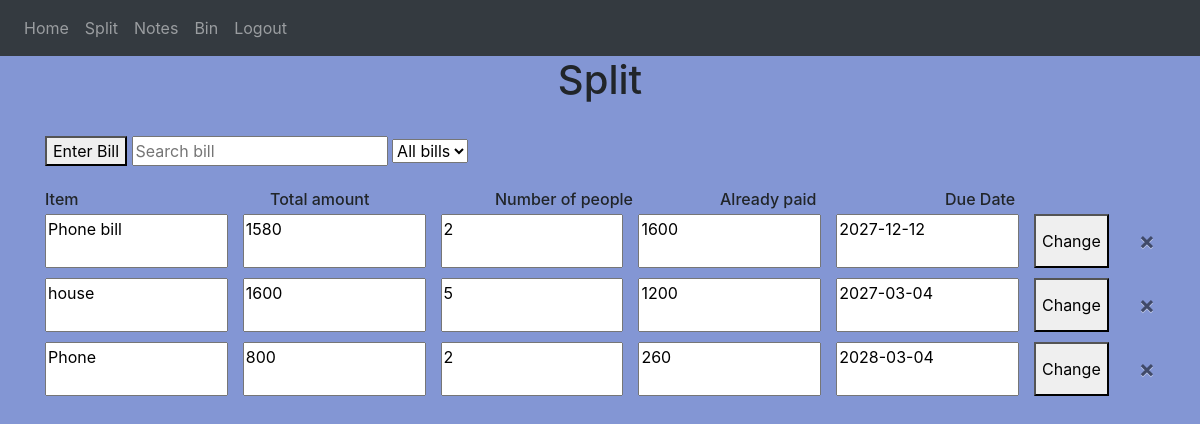
Screenshot of /split_items (signed in) with the database file from the repository.
### website/models.py (models this page shows)
class Split(db.Model):
    id=db.Column(db.Integer, primary_key=True)
    item=db.Column(db.String(10000))
    total_amount=db.Column(db.Integer)
    number_people=db.Column(db.Integer)
    budget=db.Column(db.Integer)
    user_id=db.Column(db.Integer, db.ForeignKey('user.id'))
    is_deleted=db.Column(db.Boolean, default=False)
    due_date = db.Column(db.Date, nullable=True)

### website/views.py (the view, shortened to what this page needs)
@views.route('/split_items', methods=['GET', 'POST'])
@login_required
def split_items():
    splits = Split.query.filter_by(user_id=current_user.id, is_deleted=False).all()
    return render_template('split_items.html', user=current_user, splits=splits)

### website/__init__.py (called while the page is built)
def create_app():
    app = Flask(__name__)
    app.config['SECRET_KEY'] = 'asdflkjsafh lksjgsalkhgs'
    app.config['SQLALCHEMY_DATABASE_URI'] = f'sqlite:///{DB_NAME}'
    db.init_app(app)
    from .views import views
    from .auth import auth
    app.register_blueprint(views, url_prefix='/')
    app.register_blueprint(auth, url_prefix='/')
    from .models import User, Note
    create_database(app)
    login_manager = LoginManager()
    login_manager.login_view = 'auth.login'
    login_manager.init_app(app)
    @login_manager.user_loader
    def load_user(id):
        return User.query.get(int(id))
    return app

### website/templates/split_items.html (shortened to what this page needs)
{% extends "base.html" %} {% block title %}Split things{% endblock %}
{% block content %}
<form method="POST">
    <h1 align="center">Split</h1>
    <br>
    <button type="button" class="side-by-side" id="enter-bill" align="center">Enter Bill</button>
    <input type="text" class="side-by-side" id="search-bills" placeholder="Search bill">
    <select id="filter-bills" class="side-by-side">
        <option value="all">All bills</option>
    </select>
    <br>
    <br>
    <div class="side-by-side" style="display: flex; gap:15px; margin-bottom:5px; ">
        <h6 style="flex:1;margin:0;">Item</h6>
        <h6 style="flex:1;margin:0;">Total amount</h6>
        <h6 style="flex:1;margin:0;">Number of people</h6>
        <h6 style="flex:1;margin:0;">Already paid</h6>
        <h6 style="flex:1; margin:0;">Due Date</h6>
    </div>
    <div id="show-modal">
        <ul style="list-style: none; padding:0; margin:0;">
            {% for split in splits %}
            <li class="bill-card" data-status="{{'paid' if split.total_amount == split.budget else 'unpaid'}}" style="display:flex;gap:15px;margin-bottom:10px; padding:0;border:none;">
                    <textarea style="resize: none; flex:1; width:100%;" readonly>{{split.item}}</textarea>
                    <textarea style="resize: none; flex:1; width:100%" readonly>{{split.total_amount}}</textarea>
                    <textarea style="resize: none; flex:1; width:100%" readonly>{{split.number_people}}</textarea>
                    <textarea style="resize: none; flex:1; width:100%" readonly>{{split.budget}}</textarea>
                    <textarea style="resize: none; flex:1; width:100%" readonly>{{split.due_date}}</textarea>
                    <button type="button" class="change-bill" data-id="{{split.id}}" data-item="{{split.item}}" data-total="{{split.total_amount}}" data-people="{{split.number_people}}" data-budget="{{split.budget}}" data-date="{{split.due_date}}">Change</button>
                    <br>
                    <button type="button" class="close" data-item-id="{{ split.id }}" onclick="deleteItem(this.dataset.itemId)">
                        <span aria-hidden="true">&times;</span>
                    </button>
            </li>
            {% endfor %}
        </ul>
        <br>
    </div>
</form>
{% endblock %}

### website/templates/base.html (style rules this page uses)
html,body { margin:0; padding:0; }

### website/templates/split_items.html (style rules this page uses)
body { background:#8396d4; }

### rows the page displays
Split: item "Phone bill", total_amount "1580", number_people "2", budget "1600", due_date "2027-12-12"
Split: item "house", total_amount "1600", number_people "5", budget "1200", due_date "2027-03-04"
Split: item "Phone", total_amount "800", number_people "2", budget "260", due_date "2028-03-04"
